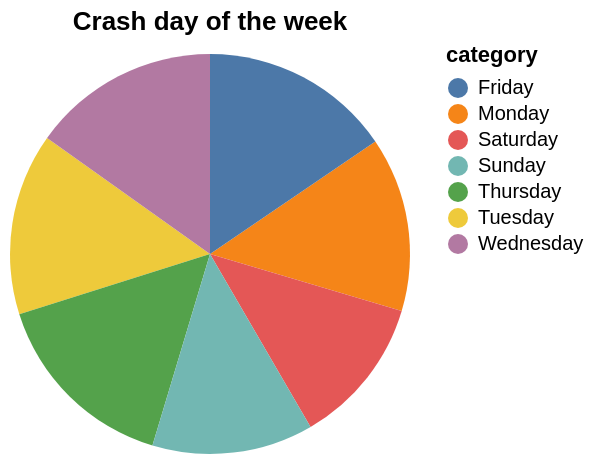

Vega-Lite specification for this chart:
### Vega-Lite specification from a JSON file in a GitHub repository (floating-point values rounded to 4 significant figures)
{"$schema": "https://vega.github.io/schema/vega-lite/v5.json", "description": "A simple pie chart with embedded data.", "width": 200, "height": 210, "title": "Crash day of the week", "data": {"values": [{"category": "Monday", "value": 10369}, {"category": "Tuesday", "value": 10813}, {"category": "Wednesday", "value": 11128}, {"category": "Thursday", "value": 11363}, {"category": "Friday", "value": 11371}, {"category": "Saturday", "value": 8819}, {"category": "Sunday", "value": 9569}]}, "mark": "arc", "encoding": {"theta": {"field": "value", "type": "quantitative"}, "color": {"field": "category", "type": "nominal"}, "tooltip": [{"field": "category", "type": "nominal", "title": "Day"}, {"field": "value", "type": "quantitative"}]}}
